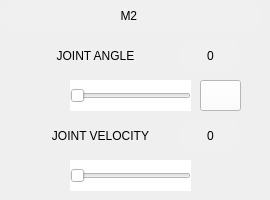
      <widget class="QWidget" name="M2Page">
       <widget class="QPushButton" name="M2AngleMinus">
        <property name="geometry">
         <rect>
          <x>20</x>
          <y>80</y>
          <width>41</width>
          <height>31</height>
         </rect>
        </property>
        <property name="styleSheet">
         <string notr="true">background-color: rgb(255, 255, 255);</string>
        </property>
        <property name="text">
         <string/>
        </property>
        <property name="icon">
         <iconset>
          <normaloff>C:/Users/asadr/Downloads/icons8-minus-50.png</normaloff>C:/Users/asadr/Downloads/icons8-minus-50.png</iconset>
        </property>
        <property name="iconSize">
         <size>
          <width>25</width>
          <height>28</height>
         </size>
        </property>
        <property name="flat">
         <bool>true</bool>
        </property>
       </widget>
       <widget class="QPushButton" name="M2AnglePlus">
        <property name="geometry">
         <rect>
          <x>200</x>
          <y>80</y>
          <width>41</width>
          <height>31</height>
         </rect>
        </property>
        <property name="styleSheet">
         <string notr="true">background-color: rgb(255, 255, 255);</string>
        </property>
        <property name="text">
         <string/>
        </property>
        <property name="icon">
         <iconset>
          <normaloff>C:/Users/asadr/Downloads/icons8-plus-50 (1).png</normaloff>C:/Users/asadr/Downloads/icons8-plus-50 (1).png</iconset>
        </property>
        <property name="iconSize">
         <size>
          <width>25</width>
          <height>28</height>
         </size>
        </property>
        <property name="flat">
         <bool>false</bool>
        </property>
       </widget>
       <widget class="QSlider" name="M2VelocitySlider">
        <property name="geometry">
         <rect>
          <x>70</x>
          <y>160</y>
          <width>121</width>
          <height>31</height>
         </rect>
        </property>
        <property name="styleSheet">
         <string notr="true">background-color: rgb(255, 255, 255);</string>
        </property>
        <property name="orientation">
         <enum>Qt::Horizontal</enum>
        </property>
       </widget>
       <widget class="QPushButton" name="pushButton_44">
        <property name="geometry">
         <rect>
          <x>30</x>
          <y>40</y>
          <width>121</width>
          <height>31</height>
         </rect>
        </property>
        <property name="styleSheet">
         <string notr="true">background-color: rgb(255, 255, 255);
font: 63 10pt &quot;Yu Gothic UI Semibold&quot;;</string>
        </property>
        <property name="text">
         <string>   JOINT ANGLE</string>
        </property>
        <property name="icon">
         <iconset>
          <normaloff>C:/Users/asadr/Downloads/icons8-data-setting-50 (1).png</normaloff>C:/Users/asadr/Downloads/icons8-data-setting-50 (1).png</iconset>
        </property>
        <property name="iconSize">
         <size>
          <width>20</width>
          <height>20</height>
         </size>
        </property>
        <property name="flat">
         <bool>true</bool>
        </property>
       </widget>
       <widget class="QPushButton" name="M2VelocityMinus">
        <property name="geometry">
         <rect>
          <x>20</x>
          <y>160</y>
          <width>41</width>
          <height>31</height>
         </rect>
        </property>
        <property name="styleSheet">
         <string notr="true">background-color: rgb(255, 255, 255);</string>
        </property>
        <property name="text">
         <string/>
        </property>
        <property name="icon">
         <iconset>
          <normaloff>C:/Users/asadr/Downloads/icons8-minus-50.png</normaloff>C:/Users/asadr/Downloads/icons8-minus-50.png</iconset>
        </property>
        <property name="iconSize">
         <size>
          <width>25</width>
          <height>28</height>
         </size>
        </property>
        <property name="flat">
         <bool>true</bool>
        </property>
       </widget>
       <widget class="QLabel" name="M2VelocityLabel">
        <property name="geometry">
         <rect>
          <x>180</x>
          <y>120</y>
          <width>61</width>
          <height>31</height>
         </rect>
        </property>
        <property name="styleSheet">
         <string notr="true">border-radius: 15px;
background-color: rgb(240, 240, 240);
font: 63 9pt &quot;Yu Gothic UI Semibold&quot;;</string>
        </property>
        <property name="text">
         <string>0</string>
        </property>
        <property name="alignment">
         <set>Qt::AlignCenter</set>
        </property>
       </widget>
       <widget class="QLabel" name="label_39">
        <property name="geometry">
         <rect>
          <x>0</x>
          <y>0</y>
          <width>261</width>
          <height>31</height>
         </rect>
        </property>
        <property name="styleSheet">
         <string notr="true">background-color: rgb(240, 240, 240);
border-radius: 15px;
font: 63 10pt &quot;Yu Gothic UI Semibold&quot;;</string>
        </property>
        <property name="text">
         <string>M2 </string>
        </property>
        <property name="alignment">
         <set>Qt::AlignCenter</set>
        </property>
       </widget>
       <widget class="QSlider" name="M2AngleSlider">
        <property name="geometry">
         <rect>
          <x>70</x>
          <y>80</y>
          <width>121</width>
          <height>31</height>
         </rect>
        </property>
        <property name="styleSheet">
         <string notr="true">background-color: rgb(255, 255, 255);</string>
        </property>
        <property name="orientation">
         <enum>Qt::Horizontal</enum>
        </property>
       </widget>
       <widget class="QPushButton" name="M2VelocityPlus">
        <property name="geometry">
         <rect>
          <x>200</x>
          <y>160</y>
          <width>41</width>
          <height>31</height>
         </rect>
        </property>
        <property name="styleSheet">
         <string notr="true">background-color: rgb(255, 255, 255);</string>
        </property>
        <property name="text">
         <string/>
        </property>
        <property name="icon">
         <iconset>
          <normaloff>C:/Users/asadr/Downloads/icons8-plus-50 (1).png</normaloff>C:/Users/asadr/Downloads/icons8-plus-50 (1).png</iconset>
        </property>
        <property name="iconSize">
         <size>
          <width>25</width>
          <height>28</height>
         </size>
        </property>
        <property name="flat">
         <bool>true</bool>
        </property>
       </widget>
       <widget class="QLabel" name="M2AngleLabel">
        <property name="geometry">
         <rect>
          <x>180</x>
          <y>40</y>
          <width>61</width>
          <height>31</height>
         </rect>
        </property>
        <property name="styleSheet">
         <string notr="true">border-radius: 15px;
background-color: rgb(240, 240, 240);
font: 63 9pt &quot;Yu Gothic UI Semibold&quot;;</string>
        </property>
        <property name="frameShape">
         <enum>QFrame::Box</enum>
        </property>
        <property name="text">
         <string>0</string>
        </property>
        <property name="alignment">
         <set>Qt::AlignCenter</set>
        </property>
       </widget>
       <widget class="QPushButton" name="pushButton_47">
        <property name="geometry">
         <rect>
          <x>20</x>
          <y>120</y>
          <width>151</width>
          <height>31</height>
         </rect>
        </property>
        <property name="styleSheet">
         <string notr="true">background-color: rgb(255, 255, 255);
font: 63 10pt &quot;Yu Gothic UI Semibold&quot;;</string>
        </property>
        <property name="text">
         <string>   JOINT VELOCITY</string>
        </property>
        <property name="icon">
         <iconset>
          <normaloff>C:/Users/asadr/Downloads/icons8-speedometer-64.png</normaloff>C:/Users/asadr/Downloads/icons8-speedometer-64.png</iconset>
        </property>
        <property name="iconSize">
         <size>
          <width>22</width>
          <height>22</height>
         </size>
        </property>
        <property name="flat">
         <bool>true</bool>
        </property>
       </widget>
      </widget>
